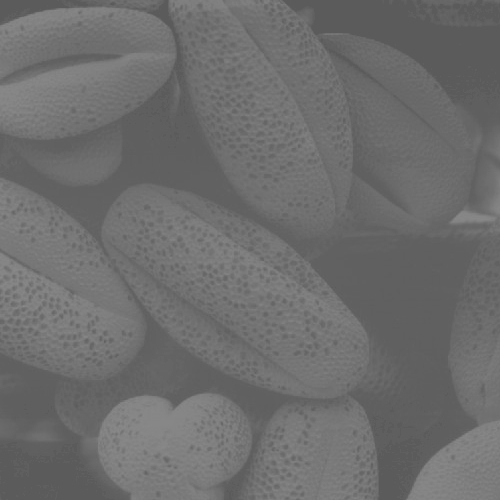
#> input picture img_homework/01_实验测试图_汇总/03_01灰度映射/分段变换/Fig3.10(b).bmp, 500 x 500 px
$ python '03_分段函数.py'
#> lines starting #> are read from the running program, lines starting #| are printed output that depends on the picture
### img_homework/PaintLine.py
import matplotlib.pyplot as plt
import matplotlib
matplotlib.rc("font", family="AR PL UKai CN")
def paint(rule):
    X = []
    for i in range(256):
        X.append(i)
    plt.plot(X,X,color='b')
    plt.plot(X, rule,color='r')
    plt.title("灰度映射",fontsize = 25)
    plt.xlabel("原始值",fontsize = 20)
    plt.ylabel("目标值",fontsize = 20)
    plt.show()

### img_homework/03_分段函数.py
import cv2 as cv
import numpy as np
import math
import PaintLine as PL

src = cv.imread("01_实验测试图_汇总/03_01灰度映射/分段变换/Fig3.10(b).bmp")
#> src is the input picture: shape (500, 500, 3); min 90, max 138, mean 109.1
cv.imshow("src",src)
n,m,ch = np.shape(src)
#> n = 500; m = 500; ch = 3
rule = []
X1,Y1 = 100,10
X2,Y2 = 150,200

for i in range(0,X1):
    rule.append(i * Y1 / X1)
for i in range(X1,X2):
    rule.append(Y1 + (i-X1) * (Y2 - Y1) / (X2 - X1))
for i in range(X2,256):
    rule.append(Y2 + (i-X2) * (255 - Y2) / (255 - X2))
Max = 0
for i in range(n):
    for j in range(m):
        src[i,j,:] = rule[src[i,j,0]]
        Max = max(Max,src[i,j,0])
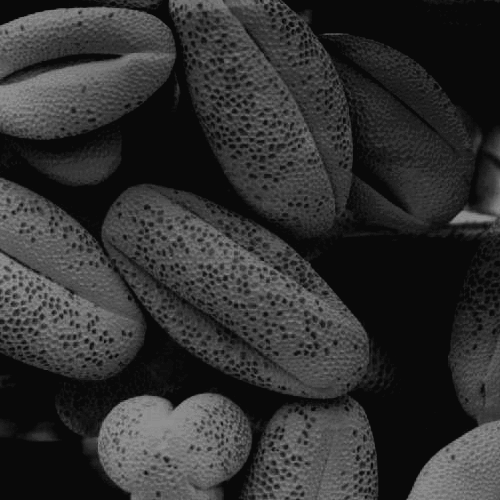
#> src: shape (500, 500, 3); min 9, max 154, mean 49.3
'''
cha = 255.0 / Max
for i in range(n):
    for j in range(m):
        src[i,j,:] = cha * src[i,j,0]
'''
cv.imshow("output",src)
PL.paint(rule)
#> in paint, `plt.show()`:
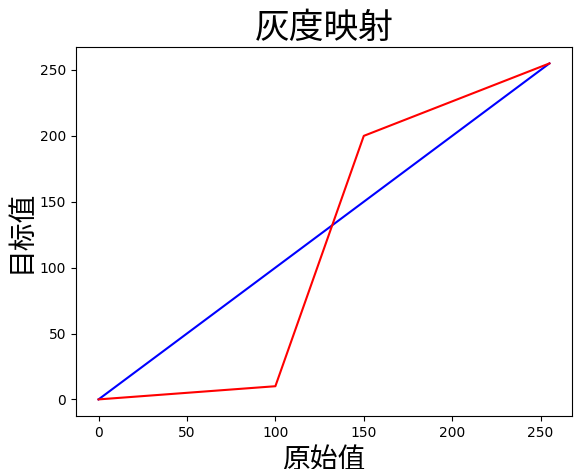
#> figure drawn by matplotlib, 1 panel; curve peaks at x = 255, y = 255; curve peaks at x = 255, y = 255

cv.waitKey(0)
cv.destroyAllWindows()
